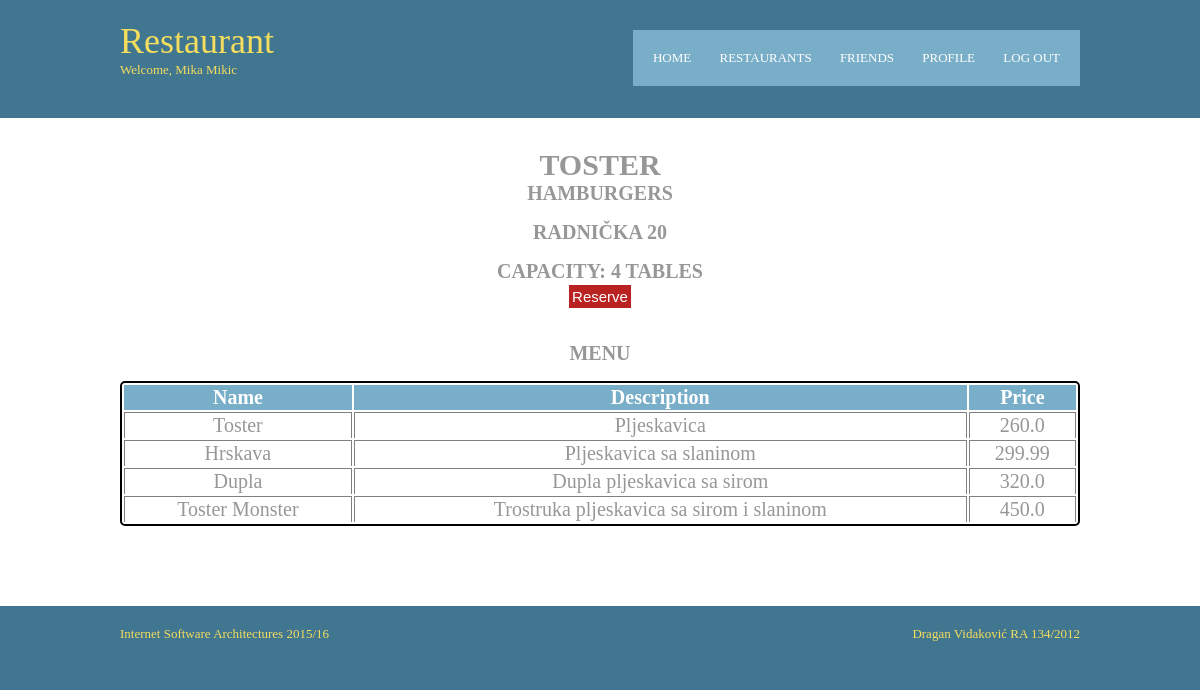
The app's page /restaurant/restaurantmenu/1/3/ (signed in) with its own data.
### restaurant/models.py (models this page shows, shortened)
class Restaurant(models.Model):
    name = models.CharField(max_length=100)
    description = models.CharField(max_length=200)
    address = models.CharField(max_length=200, null=True, blank=True)
    rows = models.IntegerField()
    columns = models.IntegerField()
    tables = models.IntegerField()
    is_ready = models.BooleanField(default=False)

class MenuItem(models.Model):
    name = models.CharField(max_length=100)
    description = models.CharField(max_length=200)
    price = models.FloatField(default=0)
    restaurant = models.ForeignKey(Restaurant, on_delete=models.CASCADE)

### restaurant/views.py (the view)
# urls.py: url(r'^restaurantmenu/(?P<guest_id>[0-9]+)/(?P<restaurant_id>[0-9]+)/$', views.restaurantmenu, name='restaurantmenu'),
@login_required(login_url='/')
def restaurantmenu(request, guest_id, restaurant_id):
    this_guest = get_object_or_404(Guest, pk=guest_id)
    this_restaurant = get_object_or_404(Restaurant, pk=restaurant_id)
    menu_items = MenuItem.objects.filter(restaurant=this_restaurant)
    return render(request, 'restaurant/restaurant_menu.html', context={
        'restaurant': this_restaurant,
        'guest': this_guest,
        'items': menu_items
    })

### restaurant/templates/restaurant/restaurant_menu.html (shortened to what this page needs)
<!DOCTYPE html>
<html>
<head>
    {% load staticfiles %}
<link rel="stylesheet" href="{% static 'restaurant/layout.css' %}" type="text/css">
</head>
<body>
<div class="wrapper row1">
  <header id="header" class="clear">
    <div id="hgroup">
      <h1>Restaurant</h1>
	  <h2>Welcome, {{ user.get_full_name }}</h2>
    </div>
    <nav>
      <ul>
          <li><a href="{% url 'restaurant:guest' guest.id %}">Home</a></li>
          <li><a href="{% url 'restaurant:restaurantlist' guest.id %}">Restaurants</a></li>
          <li><a href="{% url 'restaurant:friends' guest.id %}">Friends</a></li>
          <li><a href="{% url 'restaurant:profile' guest.id %}">Profile</a></li>
          <li class="last"><a href="{% url 'restaurant:logout' %}">Log Out</a></li>
      </ul>
    </nav>
  </header>
</div>
<div class="wrapper row2">
  <div id="container" class="clear">
    <section id="slider" class="clear">
        <h1>{{ restaurant.name }}</h1>
        <h2>{{ restaurant.description }}</h2>
        <br />
        <h2>{{ restaurant.address }}</h2>
        <br />
        <h2>Capacity: {{ restaurant.tables }} tables</h2>
        <a href="{% url 'restaurant:reservationtime' guest.id restaurant.id %}"><button id="delete">Reserve</button></a>
        <br />
        <br />
        <h2>Menu</h2>
        <br />
        <table id="visits" class="sortable">
            <thead>
                <th>Name</th>
                <th>Description</th>
                <th>Price</th>
            </thead>
            {% for item in items %}
                <tr>
                    <td>{{ item.name }}</td>
                    <td>{{ item.description }}</td>
                    <td>{{ item.price}}</td>
                </tr>
            {% endfor %}
        </table>
    </section>
  </div>
</div>
<div class="wrapper row3">
  <footer id="footer" class="clear">
    <p class="fl_left">Internet Software Architectures 2015/16</p>
    <p class="fl_right">Dragan Vidaković RA 134/2012</p>
  </footer>
</div>
</body>
</html>

### restaurant/static/restaurant/layout.css (style rules this page uses)
html { overflow-y:scroll; }
body { margin:0; padding:0; font-size:13px; font-family:Georgia, "Times New Roman", Times, serif; color:#919191; background-color:#417690; }
.clear:after { content:"."; display:block; height:0; clear:both; visibility:hidden; line-height:0; }
.clear { display:block; clear:both; }
a { outline:none; text-decoration:none; }
.fl_left { float:left; }
.fl_right { float:right; }
address, article, aside, figcaption, figure, footer, header, nav, section { display:block; margin:0; padding:0; }
div.wrapper { display:block; width:100%; margin:0; padding:0; text-align:left; }
.row1, .row1 a { color:#F5DD5D; background-color:#417690; }
.row2 { color:#979797; background-color:#FFFFFF; }
.row2 a { color:#FF9900; background-color:#FFFFFF; }
.row3, .row3 a { color:#F5DD5D; background-color:#417690; }
#header, #container, #footer { display:block; width:960px; margin:0 auto; }
nav ul { margin:0; padding:0; list-style:none; }
h1, h2, h3, h4, h5, h6 { margin:0; padding:0; font-size:16px; font-weight:bold; font-style:normal; line-height:normal; text-transform:uppercase; }
#header { padding:20px 0; }
#header #hgroup { float:left; margin:0 0 20px 0; }
#header #hgroup h1, #header #hgroup h2 { font-weight:normal; text-transform:none; }
#header #hgroup h1 { font-size:36px; }
#header #hgroup h2 { font-size:13px; }
#header nav { display:block; float:right; margin:10px 0 0 0; padding:20px 0; color:#FFFFFF; background-color:#79AEC8; }
#header nav ul { padding:0 20px; }
#header nav li { display:inline; margin-right:25px; text-transform:uppercase; }
#header nav li.last { margin-right:0; }
#header nav li a { color:#FFFFFF; background-color:#79AEC8; }
#container { padding:30px 0; }
#container section { display:block; width:100%; margin:0 0 50px 0; padding:0; }
#container h1 { display: block; float: none; margin: auto; font-size: 30px; font-weight: bold; text-align: center; }
#container h2 { display: block; float: none; margin: auto; font-size: 20px; font-weight: bold; text-align: center; }
#container #delete { display: block; float: none; margin: auto; font-size: 15px; color: #FFFFFF; background-color: #BA2121; border: 2px solid; cursor: pointer; padding: 3px; }
table#visits { margin-left: auto; margin-right: auto; width: 100%; border: 2px solid black; border-radius: 5px; text-align: center; font-size: 20px; }
table#visits th { color: #FFFFFF; background-color: #79AEC8; }
table#visits td { border-left: 1px solid grey; border-right: 1px solid grey; border-top: 1px solid grey; }
#footer { padding:20px 0; }
#footer p { margin:0; padding:0; }

### records on screen
Restaurant: name "TOSTER", description "HAMBURGERS", address "RADNIČKA 20", tables "4"
MenuItem: name "Toster", description "Pljeskavica", price "260.0"
MenuItem: name "Hrskava", description "Pljeskavica sa slaninom", price "299.99"
MenuItem: name "Dupla", description "Dupla pljeskavica sa sirom", price "320.0"
MenuItem: name "Toster Monster", description "Trostruka pljeskavica sa sirom i slaninom", price "450.0"

### other values on screen
{{ user.get_full_name }} "Mika Mikic"
